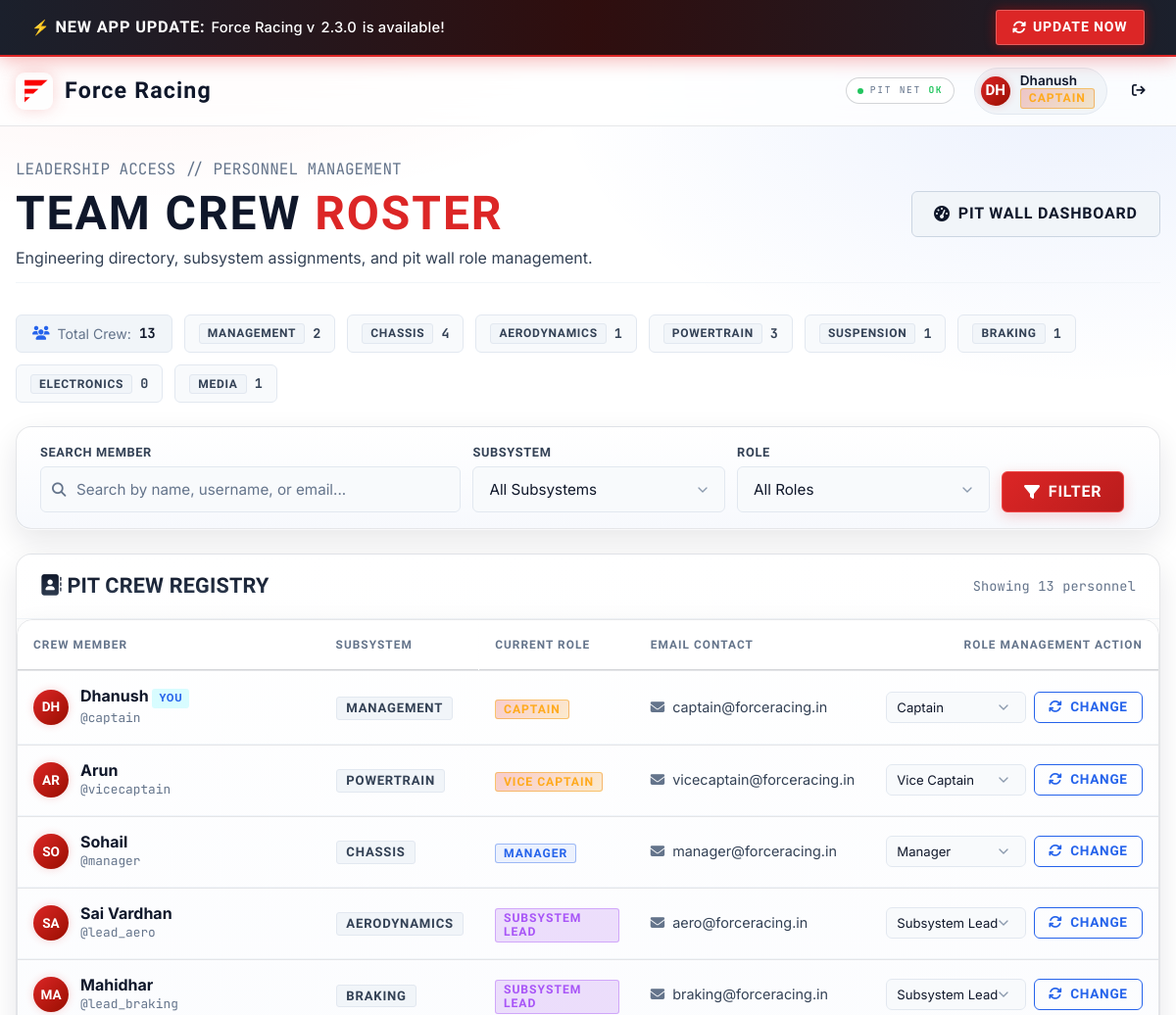
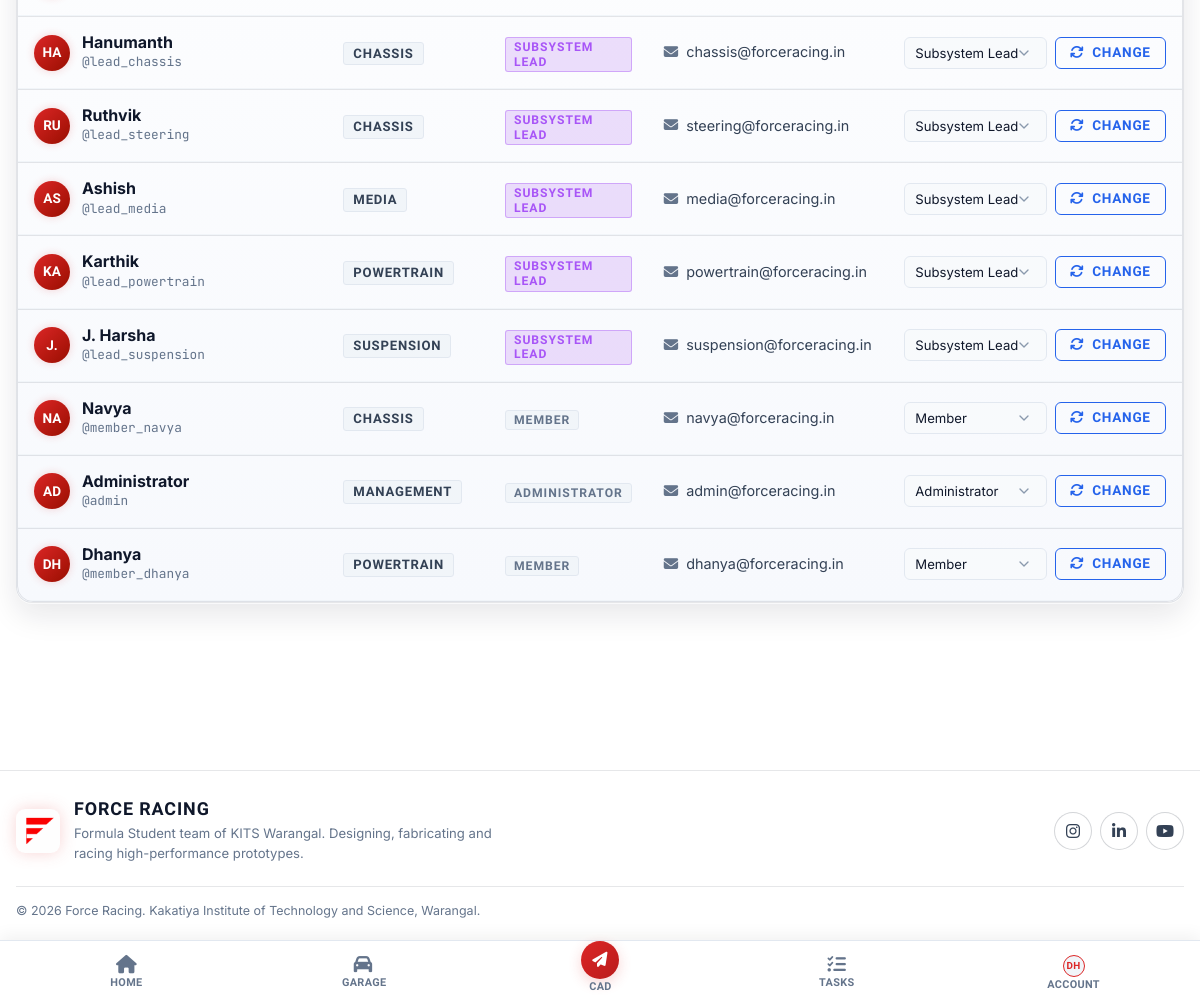
/members (signed in), run on the app's committed database (2 pictures, top to bottom).
### tables this page shows
CREATE TABLE users (
        id INTEGER PRIMARY KEY AUTOINCREMENT,
        full_name TEXT NOT NULL,
        username TEXT UNIQUE NOT NULL,
        email TEXT UNIQUE NOT NULL,
        password_hash TEXT NOT NULL,
        subsystem TEXT NOT NULL,
        role TEXT NOT NULL,
        failed_logins INTEGER DEFAULT 0,
        locked_until TEXT DEFAULT NULL,
        created_at TEXT NOT NULL
    , phone TEXT NOT NULL DEFAULT '', year_of_study TEXT NOT NULL DEFAULT '', consent INTEGER NOT NULL DEFAULT 0);

### blueprints/members.py (the view)
@members_bp.route('/members')
@login_required
@leadership_required
def list_members():
    db = get_db()
    subsystem_filter = request.args.get('subsystem', '').strip()
    role_filter = request.args.get('role', '').strip()
    search = request.args.get('search', '').strip()
    query = "SELECT * FROM users WHERE 1=1"
    params = []
    if subsystem_filter and subsystem_filter != 'All':
        query += " AND subsystem = ?"
        params.append(subsystem_filter)
    if role_filter and role_filter != 'All':
        query += " AND role = ?"
        params.append(role_filter)
    if search:
        query += " AND (full_name LIKE ? OR username LIKE ? OR email LIKE ?)"
        term = f"%{search}%"
        params.extend([term, term, term])
    query += '''
        ORDER BY
            CASE
                WHEN role = 'Captain' THEN 1
                WHEN role = 'Vice Captain' THEN 2
                WHEN role = 'Manager' THEN 3
                WHEN role = 'Subsystem Lead' THEN 4
                ELSE 5
            END,
            subsystem ASC,
            full_name ASC
    '''
    members = db.execute(query, params).fetchall()
    subsystem_counts = {}
    for s in Config.SUBSYSTEMS:
        cnt_row = db.execute("SELECT COUNT(*) as cnt FROM users WHERE subsystem = ?", (s,)).fetchone()
        subsystem_counts[s] = cnt_row['cnt'] if cnt_row else 0
    role_form = RoleChangeForm()
    return render_template(
        'members/list.html',
        members=members,
        subsystems=Config.SUBSYSTEMS,
        roles=Config.ROLES,
        subsystem_counts=subsystem_counts,
        active_subsystem=subsystem_filter,
        active_role=role_filter,
        search_query=search,
        role_form=role_form
    )

### blueprints/members.py
class RoleChangeForm(FlaskForm):
    role = SelectField('New Role', choices=[(r, r) for r in Config.ROLES], validators=[DataRequired()])
    submit = SubmitField('Update Role')

### database.py (called while the page is built)
def get_db():
    if 'db' not in g:
        g.db = sqlite3.connect(Config.DATABASE_PATH)
        g.db.row_factory = sqlite3.Row  # Return dict-like rows
        g.db.execute("PRAGMA foreign_keys = ON")
    return g.db

### templates/members/list.html (shortened to what this page needs)
{% extends "base.html" %}
{% block content %}
<div class="container" style="padding-top: var(--space-8); padding-bottom: var(--space-12);">
  <div class="section-header-wrap" style="align-items: center; flex-wrap: wrap; gap: var(--space-4); margin-bottom: var(--space-8);">
    <div>
      <div class="telemetry-item font-mono text-muted" style="margin-bottom: 4px;">
         LEADERSHIP ACCESS // PERSONNEL MANAGEMENT
      </div>
      <h1 style="font-size: clamp(2rem, 4vw, 3rem); font-weight: 900; margin: 0; text-transform: uppercase; letter-spacing: 0.04em;">
        Team Crew <span class="text-red">Roster</span>
      </h1>
      <p style="color: var(--text-secondary); margin-top: 6px; font-size: 1rem; max-width: 650px;">
        Engineering directory, subsystem assignments, and pit wall role management.
      </p>
    </div>
    <div>
      <a href="{{ url_for('tasks.dashboard') }}" class="btn btn-secondary">
        <i class="fa-solid fa-gauge-high"></i> Pit Wall Dashboard
      </a>
    </div>
  </div>
  <div style="display: flex; gap: var(--space-3); flex-wrap: wrap; margin-bottom: var(--space-6);">
    <div style="background-color: var(--bg-surface-elevated); border: 1px solid var(--border-default); border-radius: var(--radius-sm); padding: 8px 16px; font-size: 0.88rem; display: flex; align-items: center; gap: 8px;">
      <i class="fa-solid fa-users text-cyan"></i>
      <span class="text-muted">Total Crew:</span>
      <strong class="text-primary font-mono">{{ members|length }}</strong>
    </div>
    {% for s in subsystems %}
      <div style="background-color: var(--bg-surface); border: 1px solid var(--border-default); border-radius: var(--radius-sm); padding: 8px 14px; font-size: 0.84rem; display: flex; align-items: center; gap: 8px;">
        <span class="badge badge-subsystem" style="padding: 2px 8px; font-size: 0.75rem;">{{ s }}</span>
        <strong class="text-secondary font-mono">{{ subsystem_counts.get(s, 0) }}</strong>
      </div>
    {% endfor %}
  </div>
  <div class="card" style="margin-bottom: var(--space-6);">
    <div class="card-body" style="padding: var(--space-4) var(--space-6);">
      <form method="GET" action="{{ url_for('members.list_members') }}" style="display: grid; grid-template-columns: 2fr 1.2fr 1.2fr auto auto; gap: var(--space-3); align-items: end;">
        <div>
          <label class="form-label" style="font-size: 0.8rem; margin-bottom: 4px;">Search Member</label>
          <div style="position: relative;">
            <input type="text" name="search" class="form-control" placeholder="Search by name, username, or email..." value="{{ search_query }}" style="padding-left: 36px;">
            <i class="fa-solid fa-magnifying-glass text-muted" style="position: absolute; left: 12px; top: 50%; transform: translateY(-50%); font-size: 0.9rem;"></i>
          </div>
        </div>
        <div>
          <label class="form-label" style="font-size: 0.8rem; margin-bottom: 4px;">Subsystem</label>
          <select name="subsystem" class="form-select">
            <option value="All" {% if active_subsystem == 'All' or not active_subsystem %}selected{% endif %}>All Subsystems</option>
          </select>
        </div>
        <div>
          <label class="form-label" style="font-size: 0.8rem; margin-bottom: 4px;">Role</label>
          <select name="role" class="form-select">
            <option value="All" {% if active_role == 'All' or not active_role %}selected{% endif %}>All Roles</option>
          </select>
        </div>
        <div>
          <button type="submit" class="btn btn-primary" style="height: 42px; white-space: nowrap;">
            <i class="fa-solid fa-filter"></i> Filter
          </button>
        </div>
      </form>
    </div>
  </div>
  <div class="card">
    <div class="card-header flex justify-between items-center">
      <h3 class="card-title" style="margin: 0;">
        <i class="fa-solid fa-address-book text-red"></i> Pit Crew Registry
      </h3>
      <span class="font-mono text-muted" style="font-size: 0.85rem;">
        Showing {{ members|length }} personnel
      </span>
    </div>
    <div class="table-responsive">
      {% if members %}
        <table class="table">
          <thead>
            <tr>
              <th>Crew Member</th>
              <th style="width: 140px;">Subsystem</th>
              <th style="width: 150px;">Current Role</th>
              <th style="width: 220px;">Email Contact</th>
              <th style="width: 280px; text-align: right;">Role Management Action</th>
            </tr>
          </thead>
          <tbody>
            {% for m in members %}
              <tr>
                <td>
                  <div class="flex items-center gap-3">
                    <span class="user-avatar-initials" style="width: 36px; height: 36px; font-size: 0.85rem;">
                      {{ m.full_name[:2] if m.full_name else 'FR' }}
                    </span>
                    <div>
                      <div style="font-size: 1rem; font-weight: 700; color: var(--text-primary); line-height: 1.2;">
                        {{ m.full_name }}
                        {% if m.id == user.id %}
                          <span class="badge" style="background: rgba(0,240,255,0.15); color: var(--accent-cyan); font-size: 0.7rem; padding: 2px 6px;">YOU</span>
                        {% endif %}
                      </div>
                      <div class="font-mono text-muted" style="font-size: 0.8rem;">
                        @{{ m.username }}
                      </div>
                    </div>
                  </div>
                </td>
                <td>
                  <span class="badge badge-subsystem">{{ m.subsystem }}</span>
                </td>
                <td>
                  <span class="badge badge-role {% if m.role in ['Captain', 'Vice Captain'] %}role-captain{% elif m.role == 'Manager' %}role-manager{% elif m.role == 'Subsystem Lead' %}role-subsystem-lead{% else %}role-member{% endif %}">
                    {{ m.role }}
                  </span>
                </td>
                <td>
                  <a href="mailto:{{ m.email }}" class="text-secondary flex items-center gap-2" style="text-decoration: none; font-size: 0.9rem;">
                    <i class="fa-solid fa-envelope text-muted"></i> {{ m.email }}
                  </a>
                </td>
                <td style="text-align: right;">
                  <form method="POST" action="{{ url_for('members.change_role', user_id=m.id) }}" style="display: inline-flex; align-items: center; justify-content: flex-end; gap: var(--space-2);">
                    <select name="role" class="form-select" style="width: auto; padding: 5px 28px 5px 10px; font-size: 0.82rem; height: 32px;">
                      {% for r in roles %}
                        <option value="{{ r }}" {% if m.role == r %}selected{% endif %}>{{ r }}</option>
                      {% endfor %}
                    </select>
                    <button type="submit" class="btn btn-sm btn-outline-cyan" style="height: 32px; white-space: nowrap;" title="Update member role">
                      <i class="fa-solid fa-arrows-rotate"></i> Change
                    </button>
                  </form>
                </td>
              </tr>
            {% endfor %}
          </tbody>
        </table>
      {% endif %}
    </div>
  </div>
</div>
{% endblock %}

### templates/base.html (shortened to what this page needs)
<!DOCTYPE html>
<html lang="en">
<head>
  <link rel="stylesheet" href="https://cdnjs.cloudflare.com/ajax/libs/font-awesome/6.5.1/css/all.min.css" />
  <link rel="stylesheet" href="{{ url_for('static', filename='css/style.css') }}">
  <link rel="stylesheet" href="{{ url_for('static', filename='css/premium.css') }}">
</head>
<body>
  <div id="ptr-indicator" class="ptr-indicator" aria-hidden="true" role="status">
  </div>
  <aside id="app-update-banner" class="app-update-banner" style="display: none;" role="region" aria-label="Software Update Alert">
    <div class="container update-banner-inner">
      <div class="update-banner-content">
        <span class="update-banner-text">
          ⚡ <strong>NEW APP UPDATE:</strong> Force Racing v<span id="update-new-version">2.1.0</span> is available!
        </span>
      </div>
      <div class="update-banner-actions">
        <button type="button" id="btn-update-now" class="btn btn-sm btn-update-now">
          <i class="fa-solid fa-rotate"></i> UPDATE NOW
        </button>
      </div>
    </div>
  </aside>
  <header class="navbar" role="banner">
    <div class="container navbar-inner">
      <a href="{{ url_for('main.home') }}" class="navbar-brand" aria-label="Force Racing Home">
        <img src="{{ url_for('static', filename='images/logo.png') }}" alt="Force Racing Logo" class="brand-logo-img">
        <span>Force Racing</span>
      </a>
      <div class="navbar-actions">
        <span id="fr-link-status" class="fr-link-status" role="status" aria-live="polite">
          <span class="fr-link-dot"></span>
          <span class="fr-link-text">PIT NET <b>OK</b></span>
        </span>
        {% if user %}
          <a href="{{ url_for('members.profile') }}" class="user-menu-pill" title="View profile">
            <span class="user-avatar-initials">
              {{ user.full_name[:2] if user.full_name else (user.username[:2] if user.username else 'FR') }}
            </span>
            <div class="user-menu-info">
              <span class="user-name-text">{{ user.full_name.split(' ')[0] if user.full_name else user.username }}</span>
              <span class="badge badge-role {% if user.role in ['Captain', 'Vice Captain'] %}role-captain{% elif user.role == 'Manager' %}role-manager{% elif user.role == 'Subsystem Lead' %}role-subsystem-lead{% else %}role-member{% endif %}">
                {{ user.role }}
              </span>
            </div>
          </a>
          <form action="{{ url_for('auth.logout') if 'auth.logout' in current_app.view_functions else '/auth/logout' }}" method="POST" class="inline-form" style="margin: 0;">
            <button type="submit" class="btn btn-sm btn-outline-danger" title="Sign out" aria-label="Sign out">
              <i class="fa-solid fa-arrow-right-from-bracket"></i>
            </button>
          </form>
        {% endif %}
      </div>
    </div>
  </header>
  <main id="main-content" class="main-content" role="main">
    {% block content %}{% endblock %}
  </main>
  <footer class="app-footer" role="contentinfo">
    <div class="container">
      <div class="fr-footer-band">
        <div class="fr-footer-brand">
          <img src="{{ url_for('static', filename='images/logo.png') }}" alt="Force Racing Logo" class="brand-logo-img">
          <div>
            <span class="racing-title fr-footer-title">Force Racing</span>
            <p class="fr-footer-tag">Formula Student team of KITS Warangal. Designing, fabricating and racing high-performance prototypes.</p>
          </div>
        </div>
        <div class="footer-social-links fr-footer-social">
          <a href="https://www.instagram.com/forceracing/" target="_blank" rel="noopener noreferrer" aria-label="Instagram"><i class="fa-brands fa-instagram"></i></a>
          <a href="https://www.linkedin.com/company/force-racing-kits/" target="_blank" rel="noopener noreferrer" aria-label="LinkedIn"><i class="fa-brands fa-linkedin-in"></i></a>
          <a href="https://www.youtube.com/@forceracing" target="_blank" rel="noopener noreferrer" aria-label="YouTube"><i class="fa-brands fa-youtube"></i></a>
        </div>
      </div>
      <div class="fr-footer-bottom">
        <span>&copy; {{ now.year }} Force Racing. Kakatiya Institute of Technology and Science, Warangal.</span>
      </div>
    </div>
  </footer>
  <nav class="pit-bottom-nav" role="navigation" aria-label="Bottom Navigation">
    <a href="{{ url_for('main.home') }}" class="bottom-nav-item {% if request.endpoint == 'main.home' %}active{% endif %}" title="Home">
      <i class="fa-solid fa-house"></i>
      <span>Home</span>
    </a>
    <a href="{{ url_for('main.garage') }}" class="bottom-nav-item {% if request.endpoint == 'main.garage' %}active{% endif %}" title="Garage">
      <i class="fa-solid fa-car"></i>
      <span>Garage</span>
    </a>
    <a href="{{ url_for('main.cad_hub') }}" class="bottom-nav-item bottom-nav-send {% if request.endpoint == 'main.cad_hub' %}active{% endif %}" title="Send CAD">
      <div class="bottom-send-bubble">
        <i class="fa-solid fa-paper-plane"></i>
      </div>
      <span>CAD</span>
    </a>
    <a href="{{ url_for('tasks.dashboard') if user else url_for('main.crew') }}"
       class="bottom-nav-item {% if 'tasks' in (request.endpoint or '') %}active{% endif %}" title="Tasks">
      <i class="fa-solid fa-list-check"></i>
      <span>Tasks</span>
    </a>
    <a href="{{ url_for('main.account') }}" class="bottom-nav-item {% if 'profile' in (request.endpoint or '') or 'account' in (request.endpoint or '') %}active{% endif %}" title="Account">
      {% if user %}
        <div class="bottom-avatar-icon">
          {{ user.full_name[:2].upper() if user.full_name else 'FR' }}
        </div>
      {% else %}
        <i class="fa-solid fa-user"></i>
      {% endif %}
      <span>Account</span>
    </a>
  </nav>
</body>
</html>

### data on the page
users: full_name "DH", full_name "Dhanush", role "CAPTAIN", shows "YOU", username "captain", subsystem "MANAGEMENT", email "captain@forceracing.in", role "Captain"
users: subsystem "CHASSIS", get "4", full_name "HA", full_name "Hanumanth", username "lead_chassis", role "SUBSYSTEM LEAD", email "chassis@forceracing.in", role "Subsystem Lead"
users: full_name "AR", full_name "Arun", username "vicecaptain", subsystem "POWERTRAIN", role "VICE CAPTAIN", email "vicecaptain@forceracing.in", role "Vice Captain"
users: full_name "SO", full_name "Sohail", username "manager", subsystem "CHASSIS", role "MANAGER", email "manager@forceracing.in", role "Manager"
users: full_name "SA", full_name "Sai Vardhan", username "lead_aero", subsystem "AERODYNAMICS", role "SUBSYSTEM LEAD", email "aero@forceracing.in", role "Subsystem Lead"
users: full_name "MA", full_name "Mahidhar", username "lead_braking", subsystem "BRAKING", role "SUBSYSTEM LEAD", email "braking@forceracing.in", role "Subsystem Lead"
users: full_name "RU", full_name "Ruthvik", username "lead_steering", subsystem "CHASSIS", role "SUBSYSTEM LEAD", email "steering@forceracing.in", role "Subsystem Lead"
users: full_name "AS", full_name "Ashish", username "lead_media", subsystem "MEDIA", role "SUBSYSTEM LEAD", email "media@forceracing.in", role "Subsystem Lead"
users: full_name "KA", full_name "Karthik", username "lead_powertrain", subsystem "POWERTRAIN", role "SUBSYSTEM LEAD", email "powertrain@forceracing.in", role "Subsystem Lead"
users: full_name "J.", full_name "J. Harsha", username "lead_suspension", subsystem "SUSPENSION", role "SUBSYSTEM LEAD", email "suspension@forceracing.in", role "Subsystem Lead"
users: full_name "NA", full_name "Navya", username "member_navya", subsystem "CHASSIS", role "MEMBER", email "navya@forceracing.in", role "Member"
users: full_name "AD", full_name "Administrator", username "admin", subsystem "MANAGEMENT", role "ADMINISTRATOR", email "admin@forceracing.in", role "Administrator"
users: full_name "DH", full_name "Dhanya", username "member_dhanya", subsystem "POWERTRAIN", role "MEMBER", email "dhanya@forceracing.in", role "Member"

### other printed values
{{ members|length }} "13"
{{ s }} "MANAGEMENT" "AERODYNAMICS" "POWERTRAIN" "SUSPENSION" "BRAKING" "ELECTRONICS" "MEDIA"
{{ subsystem_counts.get(s, 0) }} "2" "1" "3" "1" "1" "0" "1"
